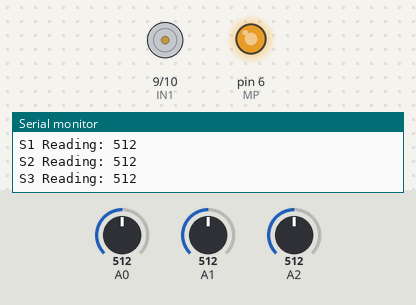
Recording of a sketch running on a simulated Arduino Uno, built with avr-gcc and run on an emulated ATmega328P. Shown: motor-driver pin pairs drawn as motors (green arrow = first pin HIGH = forward, orange = second pin HIGH = backward, longer = more drive), output pins drawn as LEDs (lit = HIGH), the last lines printed to the serial monitor. Inputs (shaded band) come from the test bench; at power-on: A0 = 512, A2 = 512, A1 = 512.

Above: at 10.8 s.
10.9 s: A0 set to 716
At 15.6 s:
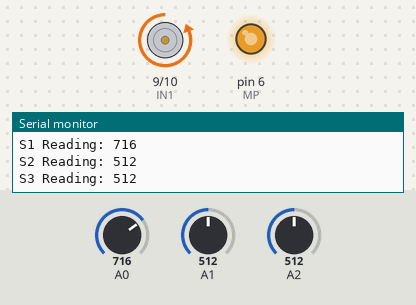
18.4 s: A0 set to 511
At 20.7 s:
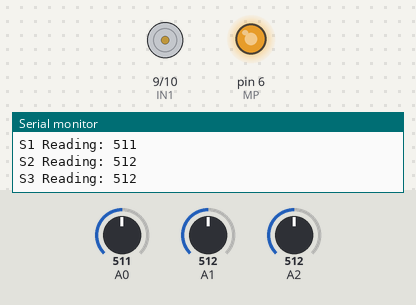
25.9 s: A2 set to 552
33.4 s: A2 set to 572
At 35.8 s:
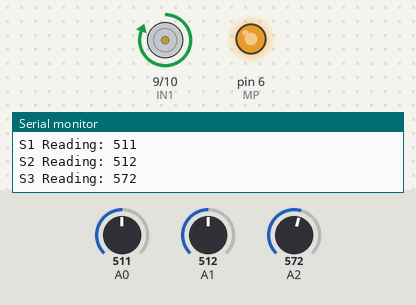
40.9 s: A2 set to 511
At 45.9 s:
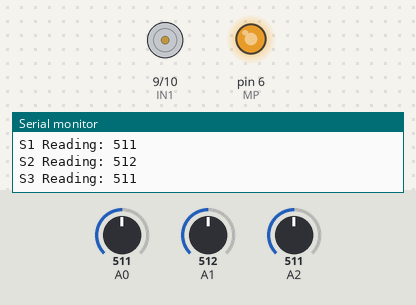
Timing chart, 0 to 47.4 s (numbered marks = the images above; inputs shaded):
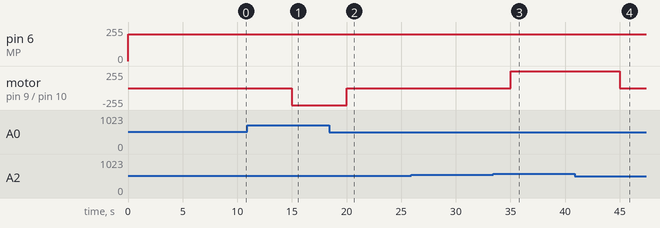

Measured:
- the behaviour switches between 561 and 562 on A2 (found by bisection; images 2 and 3)
- after the input at 10.9 s, motor on pin 9 (IN1) / pin 10 (IN2): stopped → backward 255/255 after 4.1 s
- after the input at 18.4 s, motor on pin 9 (IN1) / pin 10 (IN2): backward 255/255 → stopped after 1.6 s
- after the input at 33.4 s, motor on pin 9 (IN1) / pin 10 (IN2): stopped → forward 255/255 after 1.6 s
- after the input at 40.9 s, motor on pin 9 (IN1) / pin 10 (IN2): forward 255/255 → stopped after 4.1 s

The sketch:

ADCS_SunSensors.ino
```cpp
int IN1 = 9;
int IN2 = 10;
int MP = 6;
int s1 = 0, s2 = 0, s3 = 0;
// Initialize time check variables
unsigned long prevtime = 0;
unsigned long rotatetime = 0;
int rotatecommand = 1;

void setup() {
  Serial.begin(9600);
  pinMode(IN1, OUTPUT);
  pinMode(IN2, OUTPUT);
  pinMode(MP, OUTPUT);

  prevtime = millis();
  rotatetime = millis();
  }

void loop() {

  // 5s sample time, checks that time since last sample is >= 5s before resampling
  if (millis() - prevtime >= 5000)
  {
    s1 = analogRead(A0);
    s2 = analogRead(A1);
    s3 = analogRead(A2);
    Serial.print("S1 Reading: ");
    Serial.println(s1);
    Serial.print("S2 Reading: ");
    Serial.println(s2);
    Serial.print("S3 Reading: ");
    Serial.println(s3);
    prevtime = millis();
    rotatecommand = 1;
  }

  // If previous rotate command has run for 1s, stoprotate
  if (millis() - rotatetime > 1000)
  {
    stoprotate();
    rotatecommand = 0;
  }

  if (rotatecommand == 1)
  {
    // Checks the sun sensor readings, attempts to rotate clockwise or counterclockwise according to the current sunlight facing
    if ((s1-s2) < 50 && (s3-s2) < 50){ // Back sensor has most sun - correct orientation, no further action
      stoprotate();
      rotatetime = millis();
    }
    else if ((s1-s2) > 50){ // Left sensor has more sun, motor spins right to rotate the satellite left
      rotateR();
      rotatetime = millis(); // Saves time of rotation for comparison
    }

    else{ // Right sensor more sun, motor spins left to rotate the satellite right
      rotateL();
      rotatetime = millis(); // Saves time of rotation for comparison
    }
  }
}

void rotateR(){
  digitalWrite(IN1, LOW);
  digitalWrite(IN2, HIGH);
  analogWrite(MP, 200);
  }

void rotateL(){
  digitalWrite(IN1, HIGH);
  digitalWrite(IN2, LOW);
  analogWrite(MP, 200);
}

void stoprotate(){
  digitalWrite(IN1, LOW);
  digitalWrite(IN2, LOW);
  analogWrite(MP, 200);
}
```
